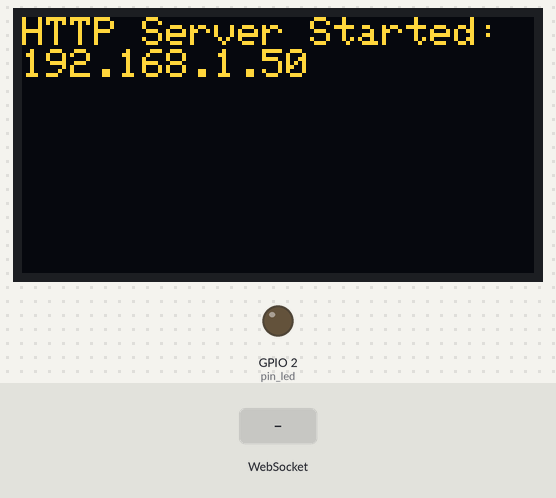
Simulated run of this sketch. Board: ESP8266 (Wemos D1 mini). On the bench: 128×64 one-colour display, output pins drawn as LEDs (lit = HIGH). The inputs (shaded band) are chosen by the test bench. The OLED is the two-colour kind (top 16 rows yellow); WiFi joins after 1.5 s; servers stay silent unless stated; what the sketch prints to the serial monitor is not drawn.

Above: at 2.7 s.
2.8 s: WebSocket text "13" received
At 4.0 s:
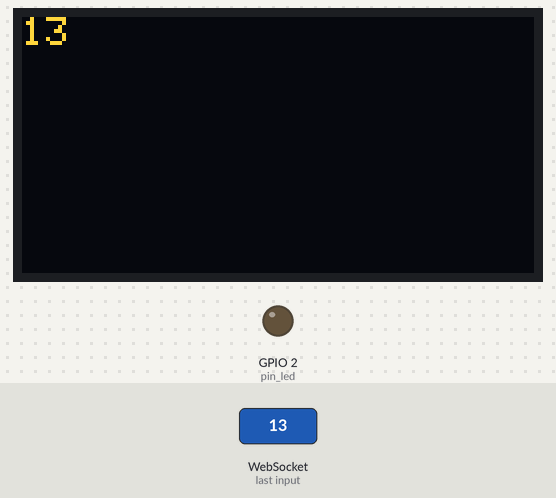
4.3 s: WebSocket text "#" received
At 5.5 s:
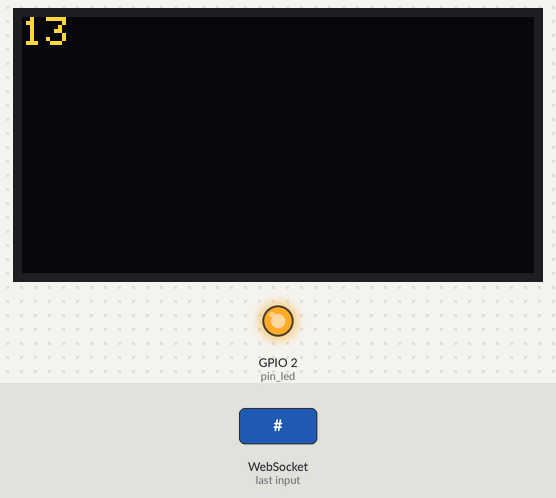
Timing chart, 0 to 7.3 s (numbered marks = the images above; inputs shaded):
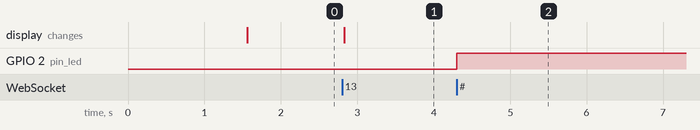

The sketch:

WemosD1_SocketPLusApp.ino
```cpp
#include <ESP8266WiFi.h>
#include <ESP8266WebServer.h>
#include <WebSocketsServer.h>
#include <Wire.h>
#include <Adafruit_GFX.h>
#include <Adafruit_SSD1306.h>

#define OLED_Address 0x3C
Adafruit_SSD1306 oled(1);

ESP8266WebServer server;
WebSocketsServer webSocket = WebSocketsServer(81);

uint8_t pin_led = 2;
char* ssid = "2.4 Ghz Rokudo";
char* password = "hitler321";

char webpage[] PROGMEM = R"=====(
<html>
<head>
  <script>
    var Socket;
    function init() {
      Socket = new WebSocket('ws://' + window.location.hostname + ':81/');
      Socket.onmessage = function(event){
        document.getElementById("rxConsole").value = event.data;
      }
    }


    function sendText(){
      Socket.send(document.getElementById("txBar").value);
      document.getElementById("txBar").value = "";
    }
    function sendBrightness(){
      Socket.send("#"+document.getElementById("brightness").value);
    }
  </script>
</head>
<body onload="javascript:init()">
  <div>
    <textarea id="rxConsole"></textarea>
  </div>
  <hr/>
  <div>
    <input type="text" id="txBar" onkeydown="if(event.keyCode == 13) sendText();" />
  </div>
  <hr/>
  <div>
    <input type="range" min="0" max="1023" value="512" id="brightness" oninput="sendBrightness()" />
  </div>
</body>
</html>
)=====";

void setup()
{

  oled.begin(SSD1306_SWITCHCAPVCC, OLED_Address);
  oled.clearDisplay();
  oled.setTextColor(WHITE);
  oled.setCursor(0, 0);

  WiFi.mode(WIFI_STA);

  pinMode(pin_led, OUTPUT);
  WiFi.begin(ssid,password);
  Serial.begin(115200);
  while(WiFi.status()!=WL_CONNECTED)
  {
    Serial.print(".");
    delay(500);
  }
  Serial.println("");
  Serial.print("Connected to ");
  Serial.println(ssid);
  Serial.print("IP address: ");
  Serial.println(WiFi.localIP());

  server.on("/",[](){
    server.send_P(200, "text/html", webpage);
  });
  server.begin();

  // display the server ip address on the screen upon wifi connection
  oled.println("HTTP Server Started:\n" + WiFi.localIP().toString());
  oled.display();

  webSocket.begin();
  webSocket.onEvent(webSocketEvent);
}

void loop()
{
  oled.setTextColor(WHITE);
  oled.setCursor(0, 0);
  webSocket.loop();
  server.handleClient();
  // If you enter anything in the serial monitor it will display it in the WebPage TextArea
  if(Serial.available() > 0){
    char c[] = {(char)Serial.read()};
    webSocket.broadcastTXT(c, sizeof(c));
  }
}


// Upon pressing enter, websocketevent is triggered and deals with the payload accordingly
void webSocketEvent(uint8_t num, WStype_t type, uint8_t * payload, size_t length){
  String message="";
  if(type == WStype_TEXT){
    if(payload[0] == '#'){
      uint16_t brightness = (uint16_t) strtol((const char *) &payload[1], NULL, 10);
      brightness = 1024 - brightness;
      analogWrite(pin_led, brightness);
      Serial.print("brightness= ");
      Serial.println(brightness);
    }

    else{
      oled.clearDisplay();
      message=="";
      for(int i = 0; i < length; i++)
      {
        message+=(char) payload[i]; // Appends the Payload Chars to the message String

      }
      webSocket.broadcastTXT(message);
      Serial.println(message);
      oled.println(message);
      oled.display();
    }
  }

}
```

Measured:
- after the input at 2.8 s, the display: changes at once (image 1)
- after the input at 4.3 s, GPIO 2 (pin_led): LOW → HIGH at once
